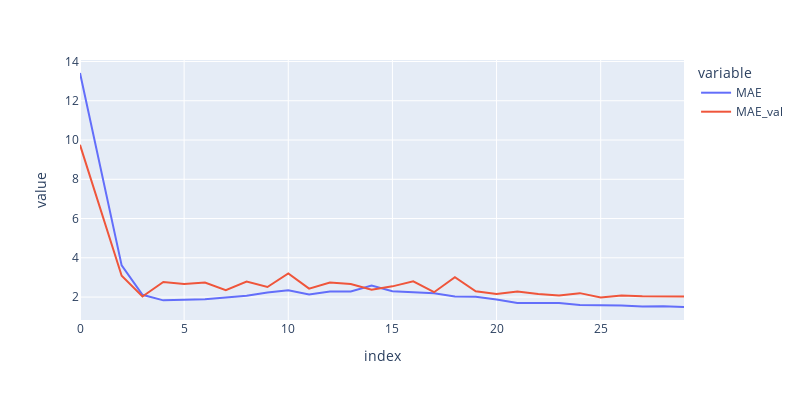

Source (notebook cell):
### Code cell
px.line(result.loc["Metrics"][9],y=["MAE","MAE_val"],width=800,height=400)

### Figure 1 — Plotly figure (JSON) as saved in the notebook; plotly's stock layout.template omitted (floating-point values rounded to 4 significant figures)
{"data": [{"hovertemplate": "variable=MAE<br>index=%{x}<br>value=%{y}<extra></extra>", "legendgroup": "MAE", "line": {"color": "#636efa", "dash": "solid"}, "marker": {"symbol": "circle"}, "mode": "lines", "name": "MAE", "orientation": "v", "showlegend": true, "type": "scatter", "x": [0, 1, 2, 3, 4, 5, 6, 7, 8, 9, 10, 11, 12, 13, 14, 15, 16, 17, 18, 19, 20, 21, 22, 23, 24, 25, 26, 27, 28, 29], "xaxis": "x", "y": [13.42, 8.487, 3.611, 2.116, 1.831, 1.861, 1.887, 1.975, 2.068, 2.235, 2.342, 2.133, 2.278, 2.283, 2.581, 2.298, 2.252, 2.193, 2.032, 2.012, 1.881, 1.699, 1.696, 1.695, 1.599, 1.606, 1.576, 1.519, 1.526, 1.493], "yaxis": "y"}, {"hovertemplate": "variable=MAE_val<br>index=%{x}<br>value=%{y}<extra></extra>", "legendgroup": "MAE_val", "line": {"color": "#EF553B", "dash": "solid"}, "marker": {"symbol": "circle"}, "mode": "lines", "name": "MAE_val", "orientation": "v", "showlegend": true, "type": "scatter", "x": [0, 1, 2, 3, 4, 5, 6, 7, 8, 9, 10, 11, 12, 13, 14, 15, 16, 17, 18, 19, 20, 21, 22, 23, 24, 25, 26, 27, 28, 29], "xaxis": "x", "y": [9.753, 6.424, 3.082, 2.031, 2.764, 2.661, 2.739, 2.351, 2.786, 2.512, 3.206, 2.427, 2.741, 2.663, 2.376, 2.545, 2.8, 2.248, 3.009, 2.293, 2.161, 2.284, 2.153, 2.082, 2.2, 1.979, 2.08, 2.04, 2.031, 2.023], "yaxis": "y"}], "layout": {"height": 400, "legend": {"title": {"text": "variable"}, "tracegroupgap": 0}, "margin": {"t": 60}, "width": 800, "xaxis": {"anchor": "y", "domain": [0, 1], "title": {"text": "index"}}, "yaxis": {"anchor": "x", "domain": [0, 1], "title": {"text": "value"}}}}
